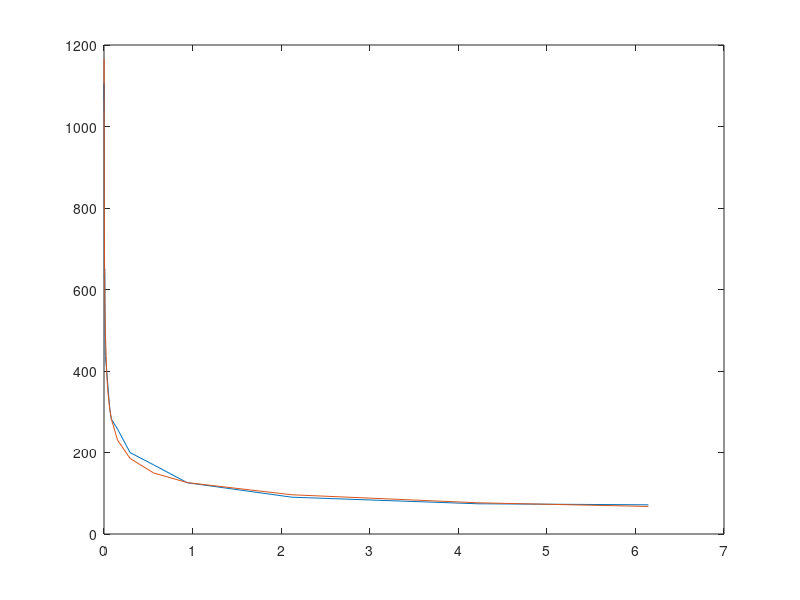

This chart was generated by the following MATLAB code: (Note: this script raises an error after producing the figure.)
load("barata_data_XeHe.mat");

plot(E, Qs);

fun = @(beta, E) beta(1)*E.^(beta(2));

beta = nlinfit(E, Qs, fun, [1,-1]);
hold on
plot(E, fun(beta,E));


E_kin = E*eV/2;

v = sqrt(2*E_kin/(40*u));

figure
 plot(v, fun(beta,E));
 
